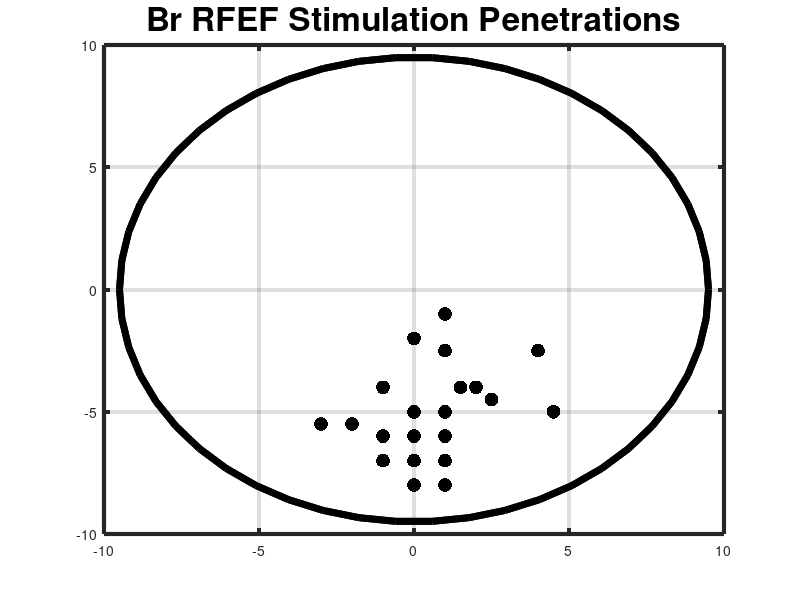

Recreate this plot in MATLAB. (Note: this script raises an error after producing the figure.)
% setup variables
dot_size = 100;
sacc_yes = 'r';
sacc_no = 'k';

hold on;

%
% bpRFEFStim2_10_15
%

% variables
bpRFEFStim2_10_15depth = -5000;
bpRFEFStim2_10_15AP = -5;
bpRFEFStim2_10_15ML = 1;

% session depth + coordinates
bpRFEFStim2_10_15top = [bpRFEFStim2_10_15ML, bpRFEFStim2_10_15AP, 0];
bpRFEFStim2_10_15bottom = [bpRFEFStim2_10_15ML, bpRFEFStim2_10_15AP, bpRFEFStim2_10_15depth];
bpRFEFStim2_10_15 = [bpRFEFStim2_10_15top;bpRFEFStim2_10_15bottom];
plot3(bpRFEFStim2_10_15(:,1),bpRFEFStim2_10_15(:,2),bpRFEFStim2_10_15(:,3), 'k', 'LineWidth', 2)


bpRFEFStim2_10_15ch17 = scatter3(bpRFEFStim2_10_15ML, bpRFEFStim2_10_15AP, bpRFEFStim2_10_15depth + 5000, dot_size, sacc_no, 'filled');
bpRFEFStim2_10_15ch16 = scatter3(bpRFEFStim2_10_15ML, bpRFEFStim2_10_15AP, bpRFEFStim2_10_15depth + 4600, dot_size, sacc_no, 'filled');
bpRFEFStim2_10_15ch15 = scatter3(bpRFEFStim2_10_15ML, bpRFEFStim2_10_15AP, bpRFEFStim2_10_15depth + 4200, dot_size, sacc_no, 'filled');
bpRFEFStim2_10_15ch14 = scatter3(bpRFEFStim2_10_15ML, bpRFEFStim2_10_15AP, bpRFEFStim2_10_15depth + 3800, dot_size, sacc_no, 'filled');
bpRFEFStim2_10_15ch13 = scatter3(bpRFEFStim2_10_15ML, bpRFEFStim2_10_15AP, bpRFEFStim2_10_15depth + 3500, dot_size, sacc_no, 'filled');
bpRFEFStim2_10_15ch12 = scatter3(bpRFEFStim2_10_15ML, bpRFEFStim2_10_15AP, bpRFEFStim2_10_15depth + 3200, dot_size, sacc_no, 'filled');
bpRFEFStim2_10_15ch11 = scatter3(bpRFEFStim2_10_15ML, bpRFEFStim2_10_15AP, bpRFEFStim2_10_15depth + 2900, dot_size, sacc_no, 'filled');
bpRFEFStim2_10_15ch10 = scatter3(bpRFEFStim2_10_15ML, bpRFEFStim2_10_15AP, bpRFEFStim2_10_15depth + 2700, dot_size, sacc_no, 'filled');
bpRFEFStim2_10_15ch09 = scatter3(bpRFEFStim2_10_15ML, bpRFEFStim2_10_15AP, bpRFEFStim2_10_15depth + 2400, dot_size, sacc_no, 'filled');
bpRFEFStim2_10_15ch08 = scatter3(bpRFEFStim2_10_15ML, bpRFEFStim2_10_15AP, bpRFEFStim2_10_15depth + 2100, dot_size, sacc_no, 'filled');
bpRFEFStim2_10_15ch07 = scatter3(bpRFEFStim2_10_15ML, bpRFEFStim2_10_15AP, bpRFEFStim2_10_15depth + 1900, dot_size, sacc_no, 'filled');
bpRFEFStim2_10_15ch06 = scatter3(bpRFEFStim2_10_15ML, bpRFEFStim2_10_15AP, bpRFEFStim2_10_15depth + 1700, dot_size, sacc_no, 'filled');
bpRFEFStim2_10_15ch05 = scatter3(bpRFEFStim2_10_15ML, bpRFEFStim2_10_15AP, bpRFEFStim2_10_15depth + 1400, dot_size, sacc_no, 'filled');
bpRFEFStim2_10_15ch04 = scatter3(bpRFEFStim2_10_15ML, bpRFEFStim2_10_15AP, bpRFEFStim2_10_15depth + 1000, dot_size, sacc_yes, 'filled');
bpRFEFStim2_10_15ch03 = scatter3(bpRFEFStim2_10_15ML, bpRFEFStim2_10_15AP, bpRFEFStim2_10_15depth +  700, dot_size, sacc_no, 'filled');
bpRFEFStim2_10_15ch02 = scatter3(bpRFEFStim2_10_15ML, bpRFEFStim2_10_15AP, bpRFEFStim2_10_15depth +  400, dot_size, sacc_no, 'filled');
bpRFEFStim2_10_15ch01 = scatter3(bpRFEFStim2_10_15ML, bpRFEFStim2_10_15AP, bpRFEFStim2_10_15depth +    0, dot_size, sacc_no, 'filled');


%
% bpRFEFStim2_10_15n02
%

% variables
bpRFEFStim2_10_15n02depth = -6100;
bpRFEFStim2_10_15n02AP = -6;
bpRFEFStim2_10_15n02ML = 0;

% session depth + coordinates
bpRFEFStim2_10_15n02top = [bpRFEFStim2_10_15n02ML, bpRFEFStim2_10_15n02AP, 0];
bpRFEFStim2_10_15n02bottom = [bpRFEFStim2_10_15n02ML, bpRFEFStim2_10_15n02AP, bpRFEFStim2_10_15n02depth];
bpRFEFStim2_10_15n02 = [bpRFEFStim2_10_15n02top;bpRFEFStim2_10_15n02bottom];
plot3(bpRFEFStim2_10_15n02(:,1),bpRFEFStim2_10_15n02(:,2),bpRFEFStim2_10_15n02(:,3), 'k', 'LineWidth', 2)


bpRFEFStim2_10_15n02ch12 = scatter3(bpRFEFStim2_10_15n02ML, bpRFEFStim2_10_15n02AP, bpRFEFStim2_10_15n02depth + 4600, dot_size, sacc_no, 'filled');
bpRFEFStim2_10_15n02ch11 = scatter3(bpRFEFStim2_10_15n02ML, bpRFEFStim2_10_15n02AP, bpRFEFStim2_10_15n02depth + 4200, dot_size, sacc_no, 'filled');
bpRFEFStim2_10_15n02ch10 = scatter3(bpRFEFStim2_10_15n02ML, bpRFEFStim2_10_15n02AP, bpRFEFStim2_10_15n02depth + 3800, dot_size, sacc_no, 'filled');
bpRFEFStim2_10_15n02ch09 = scatter3(bpRFEFStim2_10_15n02ML, bpRFEFStim2_10_15n02AP, bpRFEFStim2_10_15n02depth + 3400, dot_size, sacc_yes, 'filled');
bpRFEFStim2_10_15n02ch08 = scatter3(bpRFEFStim2_10_15n02ML, bpRFEFStim2_10_15n02AP, bpRFEFStim2_10_15n02depth + 3200, dot_size, sacc_yes, 'filled');
bpRFEFStim2_10_15n02ch07 = scatter3(bpRFEFStim2_10_15n02ML, bpRFEFStim2_10_15n02AP, bpRFEFStim2_10_15n02depth + 2900, dot_size, sacc_yes, 'filled');
bpRFEFStim2_10_15n02ch06 = scatter3(bpRFEFStim2_10_15n02ML, bpRFEFStim2_10_15n02AP, bpRFEFStim2_10_15n02depth + 2600, dot_size, sacc_yes, 'filled');
bpRFEFStim2_10_15n02ch05 = scatter3(bpRFEFStim2_10_15n02ML, bpRFEFStim2_10_15n02AP, bpRFEFStim2_10_15n02depth + 2300, dot_size, sacc_yes, 'filled');
bpRFEFStim2_10_15n02ch04 = scatter3(bpRFEFStim2_10_15n02ML, bpRFEFStim2_10_15n02AP, bpRFEFStim2_10_15n02depth + 1800, dot_size, sacc_yes, 'filled');
bpRFEFStim2_10_15n02ch03 = scatter3(bpRFEFStim2_10_15n02ML, bpRFEFStim2_10_15n02AP, bpRFEFStim2_10_15n02depth + 1000, dot_size, sacc_yes, 'filled');
bpRFEFStim2_10_15n02ch02 = scatter3(bpRFEFStim2_10_15n02ML, bpRFEFStim2_10_15n02AP, bpRFEFStim2_10_15n02depth +  600, dot_size, sacc_yes, 'filled');
bpRFEFStim2_10_15n02ch01 = scatter3(bpRFEFStim2_10_15n02ML, bpRFEFStim2_10_15n02AP, bpRFEFStim2_10_15n02depth +    0, dot_size, sacc_yes, 'filled');


%
% bpRFEFStim2_10_15n03
%

% variables
bpRFEFStim2_10_15n03depth = -3500;
bpRFEFStim2_10_15n03AP = -7;
bpRFEFStim2_10_15n03ML = 1;

% session depth + coordinates
bpRFEFStim2_10_15n03top = [bpRFEFStim2_10_15n03ML, bpRFEFStim2_10_15n03AP, 0];
bpRFEFStim2_10_15n03bottom = [bpRFEFStim2_10_15n03ML, bpRFEFStim2_10_15n03AP, bpRFEFStim2_10_15n03depth];
bpRFEFStim2_10_15n03 = [bpRFEFStim2_10_15n03top;bpRFEFStim2_10_15n03bottom];
plot3(bpRFEFStim2_10_15n03(:,1),bpRFEFStim2_10_15n03(:,2),bpRFEFStim2_10_15n03(:,3), 'k', 'LineWidth', 2)

bpRFEFStim2_10_15n03ch03 = scatter3(bpRFEFStim2_10_15n03ML, bpRFEFStim2_10_15n03AP, bpRFEFStim2_10_15n03depth + 2000, dot_size, sacc_no, 'filled');
bpRFEFStim2_10_15n03ch02 = scatter3(bpRFEFStim2_10_15n03ML, bpRFEFStim2_10_15n03AP, bpRFEFStim2_10_15n03depth + 1300, dot_size, sacc_no, 'filled');
bpRFEFStim2_10_15n03ch01 = scatter3(bpRFEFStim2_10_15n03ML, bpRFEFStim2_10_15n03AP, bpRFEFStim2_10_15n03depth +    0, dot_size, sacc_no, 'filled');

%
% bpRFEFStim2_23_15
%

% variables
bpRFEFStim2_23_15depth = -4500;
bpRFEFStim2_23_15AP = -4.5;
bpRFEFStim2_23_15ML = 2.5;

% session depth + coordinates
bpRFEFStim2_23_15top = [bpRFEFStim2_23_15ML, bpRFEFStim2_23_15AP, 0];
bpRFEFStim2_23_15bottom = [bpRFEFStim2_23_15ML, bpRFEFStim2_23_15AP, bpRFEFStim2_23_15depth];
bpRFEFStim2_23_15 = [bpRFEFStim2_23_15top;bpRFEFStim2_23_15bottom];
plot3(bpRFEFStim2_23_15(:,1),bpRFEFStim2_23_15(:,2),bpRFEFStim2_23_15(:,3), 'k', 'LineWidth', 2)


bpRFEFStim2_23_15ch07 = scatter3(bpRFEFStim2_23_15ML, bpRFEFStim2_23_15AP, bpRFEFStim2_23_15depth + 4500, dot_size, sacc_no, 'filled');
bpRFEFStim2_23_15ch06 = scatter3(bpRFEFStim2_23_15ML, bpRFEFStim2_23_15AP, bpRFEFStim2_23_15depth + 3700, dot_size, sacc_no, 'filled');
bpRFEFStim2_23_15ch05 = scatter3(bpRFEFStim2_23_15ML, bpRFEFStim2_23_15AP, bpRFEFStim2_23_15depth + 3000, dot_size, sacc_yes, 'filled');
bpRFEFStim2_23_15ch04 = scatter3(bpRFEFStim2_23_15ML, bpRFEFStim2_23_15AP, bpRFEFStim2_23_15depth + 2300, dot_size, sacc_yes, 'filled');
bpRFEFStim2_23_15ch03 = scatter3(bpRFEFStim2_23_15ML, bpRFEFStim2_23_15AP, bpRFEFStim2_23_15depth + 1500, dot_size, sacc_yes, 'filled');
bpRFEFStim2_23_15ch02 = scatter3(bpRFEFStim2_23_15ML, bpRFEFStim2_23_15AP, bpRFEFStim2_23_15depth +  500, dot_size, sacc_yes, 'filled');
bpRFEFStim2_23_15ch01 = scatter3(bpRFEFStim2_23_15ML, bpRFEFStim2_23_15AP, bpRFEFStim2_23_15depth +    0, dot_size, sacc_no, 'filled');

%
% bpRFEFStim2_24_15
%

% variables
bpRFEFStim2_24_15depth = -3500;
bpRFEFStim2_24_15AP = -2.5;
bpRFEFStim2_24_15ML = 4;

% session depth + coordinates
bpRFEFStim2_24_15top = [bpRFEFStim2_24_15ML, bpRFEFStim2_24_15AP, 0];
bpRFEFStim2_24_15bottom = [bpRFEFStim2_24_15ML, bpRFEFStim2_24_15AP, bpRFEFStim2_24_15depth];
bpRFEFStim2_24_15 = [bpRFEFStim2_24_15top;bpRFEFStim2_24_15bottom];
plot3(bpRFEFStim2_24_15(:,1),bpRFEFStim2_24_15(:,2),bpRFEFStim2_24_15(:,3), 'k', 'LineWidth', 2)

bpRFEFStim2_24_15ch07 = scatter3(bpRFEFStim2_24_15ML, bpRFEFStim2_24_15AP, bpRFEFStim2_24_15depth + 3000, dot_size, sacc_no, 'filled');
bpRFEFStim2_24_15ch06 = scatter3(bpRFEFStim2_24_15ML, bpRFEFStim2_24_15AP, bpRFEFStim2_24_15depth + 2500, dot_size, sacc_no, 'filled');
bpRFEFStim2_24_15ch05 = scatter3(bpRFEFStim2_24_15ML, bpRFEFStim2_24_15AP, bpRFEFStim2_24_15depth + 2000, dot_size, sacc_no, 'filled');
bpRFEFStim2_24_15ch04 = scatter3(bpRFEFStim2_24_15ML, bpRFEFStim2_24_15AP, bpRFEFStim2_24_15depth + 1500, dot_size, sacc_no, 'filled');
bpRFEFStim2_24_15ch03 = scatter3(bpRFEFStim2_24_15ML, bpRFEFStim2_24_15AP, bpRFEFStim2_24_15depth + 1000, dot_size, sacc_no, 'filled');
bpRFEFStim2_24_15ch02 = scatter3(bpRFEFStim2_24_15ML, bpRFEFStim2_24_15AP, bpRFEFStim2_24_15depth +  500, dot_size, sacc_no, 'filled');
bpRFEFStim2_24_15ch01 = scatter3(bpRFEFStim2_24_15ML, bpRFEFStim2_24_15AP, bpRFEFStim2_24_15depth +    0, dot_size, sacc_no, 'filled');

%
% bpRFEFStim2_24_15n02
%

% variables
bpRFEFStim2_24_15n02depth = -5300;
bpRFEFStim2_24_15n02AP = -2.5;
bpRFEFStim2_24_15n02ML = 1;

% session depth + coordinates
bpRFEFStim2_24_15n02top = [bpRFEFStim2_24_15n02ML, bpRFEFStim2_24_15n02AP, 0];
bpRFEFStim2_24_15n02bottom = [bpRFEFStim2_24_15n02ML, bpRFEFStim2_24_15n02AP, bpRFEFStim2_24_15n02depth];
bpRFEFStim2_24_15n02 = [bpRFEFStim2_24_15n02top;bpRFEFStim2_24_15n02bottom];
plot3(bpRFEFStim2_24_15n02(:,1),bpRFEFStim2_24_15n02(:,2),bpRFEFStim2_24_15n02(:,3), 'k', 'LineWidth', 2)

bpRFEFStim2_24_15n02ch10 = scatter3(bpRFEFStim2_24_15n02ML, bpRFEFStim2_24_15n02AP, bpRFEFStim2_24_15n02depth + 5000, dot_size, sacc_no, 'filled');
bpRFEFStim2_24_15n02ch09 = scatter3(bpRFEFStim2_24_15n02ML, bpRFEFStim2_24_15n02AP, bpRFEFStim2_24_15n02depth + 4500, dot_size, sacc_no, 'filled');
bpRFEFStim2_24_15n02ch08 = scatter3(bpRFEFStim2_24_15n02ML, bpRFEFStim2_24_15n02AP, bpRFEFStim2_24_15n02depth + 4000, dot_size, sacc_no, 'filled');
bpRFEFStim2_24_15n02ch07 = scatter3(bpRFEFStim2_24_15n02ML, bpRFEFStim2_24_15n02AP, bpRFEFStim2_24_15n02depth + 3000, dot_size, sacc_no, 'filled');
bpRFEFStim2_24_15n02ch06 = scatter3(bpRFEFStim2_24_15n02ML, bpRFEFStim2_24_15n02AP, bpRFEFStim2_24_15n02depth + 2500, dot_size, sacc_no, 'filled');
bpRFEFStim2_24_15n02ch05 = scatter3(bpRFEFStim2_24_15n02ML, bpRFEFStim2_24_15n02AP, bpRFEFStim2_24_15n02depth + 2000, dot_size, sacc_no, 'filled');
bpRFEFStim2_24_15n02ch04 = scatter3(bpRFEFStim2_24_15n02ML, bpRFEFStim2_24_15n02AP, bpRFEFStim2_24_15n02depth + 1500, dot_size, sacc_no, 'filled');
bpRFEFStim2_24_15n02ch03 = scatter3(bpRFEFStim2_24_15n02ML, bpRFEFStim2_24_15n02AP, bpRFEFStim2_24_15n02depth + 1000, dot_size, sacc_no, 'filled');
bpRFEFStim2_24_15n02ch02 = scatter3(bpRFEFStim2_24_15n02ML, bpRFEFStim2_24_15n02AP, bpRFEFStim2_24_15n02depth +  500, dot_size, sacc_no, 'filled');
bpRFEFStim2_24_15n02ch01 = scatter3(bpRFEFStim2_24_15n02ML, bpRFEFStim2_24_15n02AP, bpRFEFStim2_24_15n02depth +    0, dot_size, sacc_no, 'filled');

%
% bpRFEFStim2_27_15
%

% variables
bpRFEFStim2_27_15depth = -1700;
bpRFEFStim2_27_15AP = -4;
bpRFEFStim2_27_15ML = 1.5;

% session depth + coordinates
bpRFEFStim2_27_15top = [bpRFEFStim2_27_15ML, bpRFEFStim2_27_15AP, 0];
bpRFEFStim2_27_15bottom = [bpRFEFStim2_27_15ML, bpRFEFStim2_27_15AP, bpRFEFStim2_27_15depth];
bpRFEFStim2_27_15 = [bpRFEFStim2_27_15top;bpRFEFStim2_27_15bottom];
plot3(bpRFEFStim2_27_15(:,1),bpRFEFStim2_27_15(:,2),bpRFEFStim2_27_15(:,3), 'k', 'LineWidth', 2)

bpRFEFStim2_27_15ch03 = scatter3(bpRFEFStim2_27_15ML, bpRFEFStim2_27_15AP, bpRFEFStim2_27_15depth + 1000, dot_size, sacc_no, 'filled');
bpRFEFStim2_27_15ch02 = scatter3(bpRFEFStim2_27_15ML, bpRFEFStim2_27_15AP, bpRFEFStim2_27_15depth +  500, dot_size, sacc_no, 'filled');
bpRFEFStim2_27_15ch01 = scatter3(bpRFEFStim2_27_15ML, bpRFEFStim2_27_15AP, bpRFEFStim2_27_15depth +    0, dot_size, sacc_no, 'filled');


%
% bpRFEFStim4_07_15
%

% variables
bpRFEFStim4_07_15depth = -5348;
bpRFEFStim4_07_15AP = -6;
bpRFEFStim4_07_15ML = 1;

% session depth + coordinates
bpRFEFStim4_07_15top = [bpRFEFStim4_07_15ML, bpRFEFStim4_07_15AP, 0];
bpRFEFStim4_07_15bottom = [bpRFEFStim4_07_15ML, bpRFEFStim4_07_15AP, bpRFEFStim4_07_15depth];
bpRFEFStim4_07_15 = [bpRFEFStim4_07_15top;bpRFEFStim4_07_15bottom];
plot3(bpRFEFStim4_07_15(:,1),bpRFEFStim4_07_15(:,2),bpRFEFStim4_07_15(:,3), 'k', 'LineWidth', 2)

bpRFEFStim4_07_15ch06 = scatter3(bpRFEFStim4_07_15ML, bpRFEFStim4_07_15AP, bpRFEFStim4_07_15depth + 5000, dot_size, sacc_no, 'filled');
bpRFEFStim4_07_15ch05 = scatter3(bpRFEFStim4_07_15ML, bpRFEFStim4_07_15AP, bpRFEFStim4_07_15depth + 4000, dot_size, sacc_no, 'filled');
bpRFEFStim4_07_15ch04 = scatter3(bpRFEFStim4_07_15ML, bpRFEFStim4_07_15AP, bpRFEFStim4_07_15depth + 3000, dot_size, sacc_no, 'filled');
bpRFEFStim4_07_15ch03 = scatter3(bpRFEFStim4_07_15ML, bpRFEFStim4_07_15AP, bpRFEFStim4_07_15depth + 2000, dot_size, sacc_no, 'filled');
bpRFEFStim4_07_15ch02 = scatter3(bpRFEFStim4_07_15ML, bpRFEFStim4_07_15AP, bpRFEFStim4_07_15depth + 1000, dot_size, sacc_no, 'filled');
bpRFEFStim4_07_15ch01 = scatter3(bpRFEFStim4_07_15ML, bpRFEFStim4_07_15AP, bpRFEFStim4_07_15depth +    0, dot_size, sacc_no, 'filled');


%
% bpRFEFStim4_09_15
%

% variables
bpRFEFStim4_09_15depth = -5600;
bpRFEFStim4_09_15AP = -6;
bpRFEFStim4_09_15ML = -1;

% session depth + coordinates
bpRFEFStim4_09_15top = [bpRFEFStim4_09_15ML, bpRFEFStim4_09_15AP, 0];
bpRFEFStim4_09_15bottom = [bpRFEFStim4_09_15ML, bpRFEFStim4_09_15AP, bpRFEFStim4_09_15depth];
bpRFEFStim4_09_15 = [bpRFEFStim4_09_15top;bpRFEFStim4_09_15bottom];
plot3(bpRFEFStim4_09_15(:,1),bpRFEFStim4_09_15(:,2),bpRFEFStim4_09_15(:,3), 'k', 'LineWidth', 2)


bpRFEFStim4_09_15ch09 = scatter3(bpRFEFStim4_09_15ML, bpRFEFStim4_09_15AP, bpRFEFStim4_09_15depth + 4900, dot_size, sacc_no, 'filled');
bpRFEFStim4_09_15ch08 = scatter3(bpRFEFStim4_09_15ML, bpRFEFStim4_09_15AP, bpRFEFStim4_09_15depth + 4200, dot_size, sacc_yes, 'filled');
bpRFEFStim4_09_15ch07 = scatter3(bpRFEFStim4_09_15ML, bpRFEFStim4_09_15AP, bpRFEFStim4_09_15depth + 3600, dot_size, sacc_yes, 'filled');
bpRFEFStim4_09_15ch06 = scatter3(bpRFEFStim4_09_15ML, bpRFEFStim4_09_15AP, bpRFEFStim4_09_15depth + 1900, dot_size, sacc_no, 'filled');
bpRFEFStim4_09_15ch05 = scatter3(bpRFEFStim4_09_15ML, bpRFEFStim4_09_15AP, bpRFEFStim4_09_15depth + 1600, dot_size, sacc_no, 'filled');
bpRFEFStim4_09_15ch04 = scatter3(bpRFEFStim4_09_15ML, bpRFEFStim4_09_15AP, bpRFEFStim4_09_15depth + 1200, dot_size, sacc_no, 'filled');
bpRFEFStim4_09_15ch03 = scatter3(bpRFEFStim4_09_15ML, bpRFEFStim4_09_15AP, bpRFEFStim4_09_15depth +  800, dot_size, sacc_yes, 'filled');
bpRFEFStim4_09_15ch02 = scatter3(bpRFEFStim4_09_15ML, bpRFEFStim4_09_15AP, bpRFEFStim4_09_15depth +  300, dot_size, sacc_no, 'filled');
bpRFEFStim4_09_15ch01 = scatter3(bpRFEFStim4_09_15ML, bpRFEFStim4_09_15AP, bpRFEFStim4_09_15depth +    0, dot_size, sacc_no, 'filled');

%
% bpRFEFStim4_10_15
%

% variables
bpRFEFStim4_10_15depth = -7085;
bpRFEFStim4_10_15AP = -4;
bpRFEFStim4_10_15ML = -1;

% session depth + coordinates
bpRFEFStim4_10_15top = [bpRFEFStim4_10_15ML, bpRFEFStim4_10_15AP, 0];
bpRFEFStim4_10_15bottom = [bpRFEFStim4_10_15ML, bpRFEFStim4_10_15AP, bpRFEFStim4_10_15depth];
bpRFEFStim4_10_15 = [bpRFEFStim4_10_15top;bpRFEFStim4_10_15bottom];
plot3(bpRFEFStim4_10_15(:,1),bpRFEFStim4_10_15(:,2),bpRFEFStim4_10_15(:,3), 'k', 'LineWidth', 2)

bpRFEFStim4_10_15ch10 = scatter3(bpRFEFStim4_10_15ML, bpRFEFStim4_10_15AP, bpRFEFStim4_10_15depth + 4500, dot_size, sacc_no, 'filled');
bpRFEFStim4_10_15ch09 = scatter3(bpRFEFStim4_10_15ML, bpRFEFStim4_10_15AP, bpRFEFStim4_10_15depth + 4000, dot_size, sacc_no, 'filled');
bpRFEFStim4_10_15ch08 = scatter3(bpRFEFStim4_10_15ML, bpRFEFStim4_10_15AP, bpRFEFStim4_10_15depth + 3500, dot_size, sacc_no, 'filled');
bpRFEFStim4_10_15ch07 = scatter3(bpRFEFStim4_10_15ML, bpRFEFStim4_10_15AP, bpRFEFStim4_10_15depth + 3000, dot_size, sacc_no, 'filled');
bpRFEFStim4_10_15ch06 = scatter3(bpRFEFStim4_10_15ML, bpRFEFStim4_10_15AP, bpRFEFStim4_10_15depth + 2500, dot_size, sacc_no, 'filled');
bpRFEFStim4_10_15ch05 = scatter3(bpRFEFStim4_10_15ML, bpRFEFStim4_10_15AP, bpRFEFStim4_10_15depth + 2000, dot_size, sacc_no, 'filled');
bpRFEFStim4_10_15ch04 = scatter3(bpRFEFStim4_10_15ML, bpRFEFStim4_10_15AP, bpRFEFStim4_10_15depth + 1500, dot_size, sacc_no, 'filled');
bpRFEFStim4_10_15ch03 = scatter3(bpRFEFStim4_10_15ML, bpRFEFStim4_10_15AP, bpRFEFStim4_10_15depth + 1000, dot_size, sacc_no, 'filled');
bpRFEFStim4_10_15ch02 = scatter3(bpRFEFStim4_10_15ML, bpRFEFStim4_10_15AP, bpRFEFStim4_10_15depth +  500, dot_size, sacc_no, 'filled');
bpRFEFStim4_10_15ch01 = scatter3(bpRFEFStim4_10_15ML, bpRFEFStim4_10_15AP, bpRFEFStim4_10_15depth +    0, dot_size, sacc_no, 'filled');


%
% bpRFEFStim4_10_15n02
%

% variables
bpRFEFStim4_10_15n02depth = -8834;
bpRFEFStim4_10_15n02AP = -8;
bpRFEFStim4_10_15n02ML = 1;

% session depth + coordinates
bpRFEFStim4_10_15n02top = [bpRFEFStim4_10_15n02ML, bpRFEFStim4_10_15n02AP, 0];
bpRFEFStim4_10_15n02bottom = [bpRFEFStim4_10_15n02ML, bpRFEFStim4_10_15n02AP, bpRFEFStim4_10_15n02depth];
bpRFEFStim4_10_15n02 = [bpRFEFStim4_10_15n02top;bpRFEFStim4_10_15n02bottom];
plot3(bpRFEFStim4_10_15n02(:,1),bpRFEFStim4_10_15n02(:,2),bpRFEFStim4_10_15n02(:,3), 'k', 'LineWidth', 2)

bpRFEFStim4_10_15n02ch13 = scatter3(bpRFEFStim4_10_15n02ML, bpRFEFStim4_10_15n02AP, bpRFEFStim4_10_15n02depth + 8000, dot_size, sacc_no, 'filled');
bpRFEFStim4_10_15n02ch12 = scatter3(bpRFEFStim4_10_15n02ML, bpRFEFStim4_10_15n02AP, bpRFEFStim4_10_15n02depth + 7000, dot_size, sacc_no, 'filled');
bpRFEFStim4_10_15n02ch11 = scatter3(bpRFEFStim4_10_15n02ML, bpRFEFStim4_10_15n02AP, bpRFEFStim4_10_15n02depth + 6000, dot_size, sacc_no, 'filled');
bpRFEFStim4_10_15n02ch10 = scatter3(bpRFEFStim4_10_15n02ML, bpRFEFStim4_10_15n02AP, bpRFEFStim4_10_15n02depth + 5500, dot_size, sacc_no, 'filled');
bpRFEFStim4_10_15n02ch09 = scatter3(bpRFEFStim4_10_15n02ML, bpRFEFStim4_10_15n02AP, bpRFEFStim4_10_15n02depth + 5000, dot_size, sacc_no, 'filled');
bpRFEFStim4_10_15n02ch08 = scatter3(bpRFEFStim4_10_15n02ML, bpRFEFStim4_10_15n02AP, bpRFEFStim4_10_15n02depth + 4500, dot_size, sacc_yes, 'filled');
bpRFEFStim4_10_15n02ch07 = scatter3(bpRFEFStim4_10_15n02ML, bpRFEFStim4_10_15n02AP, bpRFEFStim4_10_15n02depth + 4000, dot_size, sacc_no, 'filled');
bpRFEFStim4_10_15n02ch06 = scatter3(bpRFEFStim4_10_15n02ML, bpRFEFStim4_10_15n02AP, bpRFEFStim4_10_15n02depth + 3500, dot_size, sacc_no, 'filled');
bpRFEFStim4_10_15n02ch05 = scatter3(bpRFEFStim4_10_15n02ML, bpRFEFStim4_10_15n02AP, bpRFEFStim4_10_15n02depth + 3000, dot_size, sacc_no, 'filled');
bpRFEFStim4_10_15n02ch04 = scatter3(bpRFEFStim4_10_15n02ML, bpRFEFStim4_10_15n02AP, bpRFEFStim4_10_15n02depth + 2500, dot_size, sacc_yes, 'filled');
bpRFEFStim4_10_15n02ch03 = scatter3(bpRFEFStim4_10_15n02ML, bpRFEFStim4_10_15n02AP, bpRFEFStim4_10_15n02depth + 1500, dot_size, sacc_yes, 'filled');
bpRFEFStim4_10_15n02ch02 = scatter3(bpRFEFStim4_10_15n02ML, bpRFEFStim4_10_15n02AP, bpRFEFStim4_10_15n02depth + 1000, dot_size, sacc_no, 'filled');
bpRFEFStim4_10_15n02ch01 = scatter3(bpRFEFStim4_10_15n02ML, bpRFEFStim4_10_15n02AP, bpRFEFStim4_10_15n02depth +    0, dot_size, sacc_no, 'filled');


%
% bpRFEFStim4_10_15n03
%

% variables
bpRFEFStim4_10_15n03depth = -7100;
bpRFEFStim4_10_15n03AP = -5;
bpRFEFStim4_10_15n03ML = 4.5;

% session depth + coordinates
bpRFEFStim4_10_15n03top = [bpRFEFStim4_10_15n03ML, bpRFEFStim4_10_15n03AP, 0];
bpRFEFStim4_10_15n03bottom = [bpRFEFStim4_10_15n03ML, bpRFEFStim4_10_15n03AP, bpRFEFStim4_10_15n03depth];
bpRFEFStim4_10_15n03 = [bpRFEFStim4_10_15n03top;bpRFEFStim4_10_15n03bottom];
plot3(bpRFEFStim4_10_15n03(:,1),bpRFEFStim4_10_15n03(:,2),bpRFEFStim4_10_15n03(:,3), 'k', 'LineWidth', 2)


bpRFEFStim4_10_15n03ch14 = scatter3(bpRFEFStim4_10_15n03ML, bpRFEFStim4_10_15n03AP, bpRFEFStim4_10_15n03depth + 7000, dot_size, sacc_no, 'filled');
bpRFEFStim4_10_15n03ch13 = scatter3(bpRFEFStim4_10_15n03ML, bpRFEFStim4_10_15n03AP, bpRFEFStim4_10_15n03depth + 6000, dot_size, sacc_no, 'filled');
bpRFEFStim4_10_15n03ch12 = scatter3(bpRFEFStim4_10_15n03ML, bpRFEFStim4_10_15n03AP, bpRFEFStim4_10_15n03depth + 5500, dot_size, sacc_no, 'filled');
bpRFEFStim4_10_15n03ch11 = scatter3(bpRFEFStim4_10_15n03ML, bpRFEFStim4_10_15n03AP, bpRFEFStim4_10_15n03depth + 5000, dot_size, sacc_no, 'filled');
bpRFEFStim4_10_15n03ch10 = scatter3(bpRFEFStim4_10_15n03ML, bpRFEFStim4_10_15n03AP, bpRFEFStim4_10_15n03depth + 4500, dot_size, sacc_no, 'filled');
bpRFEFStim4_10_15n03ch09 = scatter3(bpRFEFStim4_10_15n03ML, bpRFEFStim4_10_15n03AP, bpRFEFStim4_10_15n03depth + 4000, dot_size, sacc_no, 'filled');
bpRFEFStim4_10_15n03ch08 = scatter3(bpRFEFStim4_10_15n03ML, bpRFEFStim4_10_15n03AP, bpRFEFStim4_10_15n03depth + 3500, dot_size, sacc_no, 'filled');
bpRFEFStim4_10_15n03ch07 = scatter3(bpRFEFStim4_10_15n03ML, bpRFEFStim4_10_15n03AP, bpRFEFStim4_10_15n03depth + 3000, dot_size, sacc_no, 'filled');
bpRFEFStim4_10_15n03ch06 = scatter3(bpRFEFStim4_10_15n03ML, bpRFEFStim4_10_15n03AP, bpRFEFStim4_10_15n03depth + 2500, dot_size, sacc_no, 'filled');
bpRFEFStim4_10_15n03ch05 = scatter3(bpRFEFStim4_10_15n03ML, bpRFEFStim4_10_15n03AP, bpRFEFStim4_10_15n03depth + 2000, dot_size, sacc_no, 'filled');
bpRFEFStim4_10_15n03ch04 = scatter3(bpRFEFStim4_10_15n03ML, bpRFEFStim4_10_15n03AP, bpRFEFStim4_10_15n03depth + 1500, dot_size, sacc_no, 'filled');
bpRFEFStim4_10_15n03ch03 = scatter3(bpRFEFStim4_10_15n03ML, bpRFEFStim4_10_15n03AP, bpRFEFStim4_10_15n03depth + 1000, dot_size, sacc_no, 'filled');
bpRFEFStim4_10_15n03ch02 = scatter3(bpRFEFStim4_10_15n03ML, bpRFEFStim4_10_15n03AP, bpRFEFStim4_10_15n03depth +  500, dot_size, sacc_no, 'filled');
bpRFEFStim4_10_15n03ch01 = scatter3(bpRFEFStim4_10_15n03ML, bpRFEFStim4_10_15n03AP, bpRFEFStim4_10_15n03depth +    0, dot_size, sacc_no, 'filled');

%
% bpRFEFStim4_13_15
%

% variables
bpRFEFStim4_13_15depth = -8100;
bpRFEFStim4_13_15AP = -7;
bpRFEFStim4_13_15ML = -1;

% session depth + coordinates
bpRFEFStim4_13_15top = [bpRFEFStim4_13_15ML, bpRFEFStim4_13_15AP, 0];
bpRFEFStim4_13_15bottom = [bpRFEFStim4_13_15ML, bpRFEFStim4_13_15AP, bpRFEFStim4_13_15depth];
bpRFEFStim4_13_15 = [bpRFEFStim4_13_15top;bpRFEFStim4_13_15bottom];
plot3(bpRFEFStim4_13_15(:,1),bpRFEFStim4_13_15(:,2),bpRFEFStim4_13_15(:,3), 'k', 'LineWidth', 2)

bpRFEFStim4_13_15ch06 = scatter3(bpRFEFStim4_13_15ML, bpRFEFStim4_13_15AP, bpRFEFStim4_13_15depth + 8000, dot_size, sacc_no, 'filled');
bpRFEFStim4_13_15ch05 = scatter3(bpRFEFStim4_13_15ML, bpRFEFStim4_13_15AP, bpRFEFStim4_13_15depth + 7500, dot_size, sacc_no, 'filled');
bpRFEFStim4_13_15ch04 = scatter3(bpRFEFStim4_13_15ML, bpRFEFStim4_13_15AP, bpRFEFStim4_13_15depth +  7000, dot_size, sacc_no, 'filled');
bpRFEFStim4_13_15ch03 = scatter3(bpRFEFStim4_13_15ML, bpRFEFStim4_13_15AP, bpRFEFStim4_13_15depth +  6500, dot_size, sacc_no, 'filled');
bpRFEFStim4_13_15ch02 = scatter3(bpRFEFStim4_13_15ML, bpRFEFStim4_13_15AP, bpRFEFStim4_13_15depth +  6000, dot_size, sacc_no, 'filled');
bpRFEFStim4_13_15ch01 = scatter3(bpRFEFStim4_13_15ML, bpRFEFStim4_13_15AP, bpRFEFStim4_13_15depth + 5500, dot_size, sacc_no, 'filled');
bpRFEFStim4_13_15ch10 = scatter3(bpRFEFStim4_13_15ML, bpRFEFStim4_13_15AP, bpRFEFStim4_13_15depth + 5000, dot_size, sacc_no, 'filled');
bpRFEFStim4_13_15ch09 = scatter3(bpRFEFStim4_13_15ML, bpRFEFStim4_13_15AP, bpRFEFStim4_13_15depth + 4500, dot_size, sacc_no, 'filled');
bpRFEFStim4_13_15ch08 = scatter3(bpRFEFStim4_13_15ML, bpRFEFStim4_13_15AP, bpRFEFStim4_13_15depth + 4000, dot_size, sacc_no, 'filled');
bpRFEFStim4_13_15ch07 = scatter3(bpRFEFStim4_13_15ML, bpRFEFStim4_13_15AP, bpRFEFStim4_13_15depth + 3500, dot_size, sacc_no, 'filled');
bpRFEFStim4_13_15ch06 = scatter3(bpRFEFStim4_13_15ML, bpRFEFStim4_13_15AP, bpRFEFStim4_13_15depth + 3000, dot_size, sacc_no, 'filled');
bpRFEFStim4_13_15ch05 = scatter3(bpRFEFStim4_13_15ML, bpRFEFStim4_13_15AP, bpRFEFStim4_13_15depth + 2500, dot_size, sacc_no, 'filled');
bpRFEFStim4_13_15ch04 = scatter3(bpRFEFStim4_13_15ML, bpRFEFStim4_13_15AP, bpRFEFStim4_13_15depth +  2000, dot_size, sacc_no, 'filled');
bpRFEFStim4_13_15ch03 = scatter3(bpRFEFStim4_13_15ML, bpRFEFStim4_13_15AP, bpRFEFStim4_13_15depth +  1500, dot_size, sacc_no, 'filled');
bpRFEFStim4_13_15ch02 = scatter3(bpRFEFStim4_13_15ML, bpRFEFStim4_13_15AP, bpRFEFStim4_13_15depth +  500, dot_size, sacc_no, 'filled');
bpRFEFStim4_13_15ch01 = scatter3(bpRFEFStim4_13_15ML, bpRFEFStim4_13_15AP, bpRFEFStim4_13_15depth +    0, dot_size, sacc_no, 'filled');

%
% bpRFEFStim4_13_15n02
%

% variables
bpRFEFStim4_13_15n02depth = -11000;
bpRFEFStim4_13_15n02AP = -1;
bpRFEFStim4_13_15n02ML = 1;

% session depth + coordinates
bpRFEFStim4_13_15n02top = [bpRFEFStim4_13_15n02ML, bpRFEFStim4_13_15n02AP, 0];
bpRFEFStim4_13_15n02bottom = [bpRFEFStim4_13_15n02ML, bpRFEFStim4_13_15n02AP, bpRFEFStim4_13_15n02depth];
bpRFEFStim4_13_15n02 = [bpRFEFStim4_13_15n02top;bpRFEFStim4_13_15n02bottom];
plot3(bpRFEFStim4_13_15n02(:,1),bpRFEFStim4_13_15n02(:,2),bpRFEFStim4_13_15n02(:,3), 'k', 'LineWidth', 2)

bpRFEFStim4_13_15n02ch10 = scatter3(bpRFEFStim4_13_15n02ML, bpRFEFStim4_13_15n02AP, bpRFEFStim4_13_15n02depth + 9000, dot_size, sacc_no, 'filled');
bpRFEFStim4_13_15n02ch09 = scatter3(bpRFEFStim4_13_15n02ML, bpRFEFStim4_13_15n02AP, bpRFEFStim4_13_15n02depth + 8000, dot_size, sacc_no, 'filled');
bpRFEFStim4_13_15n02ch08 = scatter3(bpRFEFStim4_13_15n02ML, bpRFEFStim4_13_15n02AP, bpRFEFStim4_13_15n02depth + 7000, dot_size, sacc_no, 'filled');
bpRFEFStim4_13_15n02ch07 = scatter3(bpRFEFStim4_13_15n02ML, bpRFEFStim4_13_15n02AP, bpRFEFStim4_13_15n02depth + 6000, dot_size, sacc_no, 'filled');
bpRFEFStim4_13_15n02ch06 = scatter3(bpRFEFStim4_13_15n02ML, bpRFEFStim4_13_15n02AP, bpRFEFStim4_13_15n02depth + 5000, dot_size, sacc_no, 'filled');
bpRFEFStim4_13_15n02ch05 = scatter3(bpRFEFStim4_13_15n02ML, bpRFEFStim4_13_15n02AP, bpRFEFStim4_13_15n02depth + 4000, dot_size, sacc_no, 'filled');
bpRFEFStim4_13_15n02ch04 = scatter3(bpRFEFStim4_13_15n02ML, bpRFEFStim4_13_15n02AP, bpRFEFStim4_13_15n02depth +  3000, dot_size, sacc_no, 'filled');
bpRFEFStim4_13_15n02ch03 = scatter3(bpRFEFStim4_13_15n02ML, bpRFEFStim4_13_15n02AP, bpRFEFStim4_13_15n02depth +  2000, dot_size, sacc_no, 'filled');
bpRFEFStim4_13_15n02ch02 = scatter3(bpRFEFStim4_13_15n02ML, bpRFEFStim4_13_15n02AP, bpRFEFStim4_13_15n02depth +  1000, dot_size, sacc_no, 'filled');
bpRFEFStim4_13_15n02ch01 = scatter3(bpRFEFStim4_13_15n02ML, bpRFEFStim4_13_15n02AP, bpRFEFStim4_13_15n02depth +    0, dot_size, sacc_no, 'filled');

%
% bpRFEFStim4_13_15n03
%

% variables
bpRFEFStim4_13_15n03depth = -8884;
bpRFEFStim4_13_15n03AP = -4;
bpRFEFStim4_13_15n03ML = 2;

% session depth + coordinates
bpRFEFStim4_13_15n03top = [bpRFEFStim4_13_15n03ML, bpRFEFStim4_13_15n03AP, 0];
bpRFEFStim4_13_15n03bottom = [bpRFEFStim4_13_15n03ML, bpRFEFStim4_13_15n03AP, bpRFEFStim4_13_15n03depth];
bpRFEFStim4_13_15n03 = [bpRFEFStim4_13_15n03top;bpRFEFStim4_13_15n03bottom];
plot3(bpRFEFStim4_13_15n03(:,1),bpRFEFStim4_13_15n03(:,2),bpRFEFStim4_13_15n03(:,3), 'k', 'LineWidth', 2)

bpRFEFStim4_13_15n03ch10 = scatter3(bpRFEFStim4_13_15n03ML, bpRFEFStim4_13_15n03AP, bpRFEFStim4_13_15n03depth + 8884, dot_size, sacc_no, 'filled');
bpRFEFStim4_13_15n03ch09 = scatter3(bpRFEFStim4_13_15n03ML, bpRFEFStim4_13_15n03AP, bpRFEFStim4_13_15n03depth + 8000, dot_size, sacc_no, 'filled');
bpRFEFStim4_13_15n03ch08 = scatter3(bpRFEFStim4_13_15n03ML, bpRFEFStim4_13_15n03AP, bpRFEFStim4_13_15n03depth + 7000, dot_size, sacc_no, 'filled');
bpRFEFStim4_13_15n03ch07 = scatter3(bpRFEFStim4_13_15n03ML, bpRFEFStim4_13_15n03AP, bpRFEFStim4_13_15n03depth + 6000, dot_size, sacc_no, 'filled');
bpRFEFStim4_13_15n03ch06 = scatter3(bpRFEFStim4_13_15n03ML, bpRFEFStim4_13_15n03AP, bpRFEFStim4_13_15n03depth + 5000, dot_size, sacc_no, 'filled');
bpRFEFStim4_13_15n03ch05 = scatter3(bpRFEFStim4_13_15n03ML, bpRFEFStim4_13_15n03AP, bpRFEFStim4_13_15n03depth + 4000, dot_size, sacc_no, 'filled');
bpRFEFStim4_13_15n03ch04 = scatter3(bpRFEFStim4_13_15n03ML, bpRFEFStim4_13_15n03AP, bpRFEFStim4_13_15n03depth +  3000, dot_size, sacc_no, 'filled');
bpRFEFStim4_13_15n03ch03 = scatter3(bpRFEFStim4_13_15n03ML, bpRFEFStim4_13_15n03AP, bpRFEFStim4_13_15n03depth +  2000, dot_size, sacc_no, 'filled');
bpRFEFStim4_13_15n03ch02 = scatter3(bpRFEFStim4_13_15n03ML, bpRFEFStim4_13_15n03AP, bpRFEFStim4_13_15n03depth +  1000, dot_size, sacc_no, 'filled');
bpRFEFStim4_13_15n03ch01 = scatter3(bpRFEFStim4_13_15n03ML, bpRFEFStim4_13_15n03AP, bpRFEFStim4_13_15n03depth +    0, dot_size, sacc_no, 'filled');

%
% bpRFEFStim4_13_15n04
%

% variables
bpRFEFStim4_13_15n04depth = -8617;
bpRFEFStim4_13_15n04AP = -5.5;
bpRFEFStim4_13_15n04ML = -3;

% session depth + coordinates
bpRFEFStim4_13_15n04top = [bpRFEFStim4_13_15n04ML, bpRFEFStim4_13_15n04AP, 0];
bpRFEFStim4_13_15n04bottom = [bpRFEFStim4_13_15n04ML, bpRFEFStim4_13_15n04AP, bpRFEFStim4_13_15n04depth];
bpRFEFStim4_13_15n04 = [bpRFEFStim4_13_15n04top;bpRFEFStim4_13_15n04bottom];
plot3(bpRFEFStim4_13_15n04(:,1),bpRFEFStim4_13_15n04(:,2),bpRFEFStim4_13_15n04(:,3), 'k', 'LineWidth', 2)


bpRFEFStim4_13_15n04ch24 = scatter3(bpRFEFStim4_13_15n04ML, bpRFEFStim4_13_15n04AP, bpRFEFStim4_13_15n04depth + 6800, dot_size, sacc_yes, 'filled');
bpRFEFStim4_13_15n04ch23 = scatter3(bpRFEFStim4_13_15n04ML, bpRFEFStim4_13_15n04AP, bpRFEFStim4_13_15n04depth + 6500, dot_size, sacc_no, 'filled');
bpRFEFStim4_13_15n04ch22 = scatter3(bpRFEFStim4_13_15n04ML, bpRFEFStim4_13_15n04AP, bpRFEFStim4_13_15n04depth + 6200, dot_size, sacc_yes, 'filled');
bpRFEFStim4_13_15n04ch21 = scatter3(bpRFEFStim4_13_15n04ML, bpRFEFStim4_13_15n04AP, bpRFEFStim4_13_15n04depth + 5900, dot_size, sacc_yes, 'filled');
bpRFEFStim4_13_15n04ch20 = scatter3(bpRFEFStim4_13_15n04ML, bpRFEFStim4_13_15n04AP, bpRFEFStim4_13_15n04depth + 5600, dot_size, sacc_yes, 'filled');
bpRFEFStim4_13_15n04ch19 = scatter3(bpRFEFStim4_13_15n04ML, bpRFEFStim4_13_15n04AP, bpRFEFStim4_13_15n04depth + 5200, dot_size, sacc_yes, 'filled');
bpRFEFStim4_13_15n04ch18 = scatter3(bpRFEFStim4_13_15n04ML, bpRFEFStim4_13_15n04AP, bpRFEFStim4_13_15n04depth + 5000, dot_size, sacc_yes, 'filled');
bpRFEFStim4_13_15n04ch17 = scatter3(bpRFEFStim4_13_15n04ML, bpRFEFStim4_13_15n04AP, bpRFEFStim4_13_15n04depth + 4800, dot_size, sacc_yes, 'filled');
bpRFEFStim4_13_15n04ch16 = scatter3(bpRFEFStim4_13_15n04ML, bpRFEFStim4_13_15n04AP, bpRFEFStim4_13_15n04depth + 4500, dot_size, sacc_yes, 'filled');
bpRFEFStim4_13_15n04ch15 = scatter3(bpRFEFStim4_13_15n04ML, bpRFEFStim4_13_15n04AP, bpRFEFStim4_13_15n04depth + 4400, dot_size, sacc_yes, 'filled');
bpRFEFStim4_13_15n04ch14 = scatter3(bpRFEFStim4_13_15n04ML, bpRFEFStim4_13_15n04AP, bpRFEFStim4_13_15n04depth + 4100, dot_size, sacc_yes, 'filled');
bpRFEFStim4_13_15n04ch13 = scatter3(bpRFEFStim4_13_15n04ML, bpRFEFStim4_13_15n04AP, bpRFEFStim4_13_15n04depth + 3900, dot_size, sacc_yes, 'filled');
bpRFEFStim4_13_15n04ch12 = scatter3(bpRFEFStim4_13_15n04ML, bpRFEFStim4_13_15n04AP, bpRFEFStim4_13_15n04depth + 3700, dot_size, sacc_yes, 'filled');
bpRFEFStim4_13_15n04ch11 = scatter3(bpRFEFStim4_13_15n04ML, bpRFEFStim4_13_15n04AP, bpRFEFStim4_13_15n04depth + 3500, dot_size, sacc_yes, 'filled');
bpRFEFStim4_13_15n04ch10 = scatter3(bpRFEFStim4_13_15n04ML, bpRFEFStim4_13_15n04AP, bpRFEFStim4_13_15n04depth + 3200, dot_size, sacc_yes, 'filled');
bpRFEFStim4_13_15n04ch09 = scatter3(bpRFEFStim4_13_15n04ML, bpRFEFStim4_13_15n04AP, bpRFEFStim4_13_15n04depth + 3000, dot_size, sacc_yes, 'filled');
bpRFEFStim4_13_15n04ch08 = scatter3(bpRFEFStim4_13_15n04ML, bpRFEFStim4_13_15n04AP, bpRFEFStim4_13_15n04depth + 2700, dot_size, sacc_yes, 'filled');
bpRFEFStim4_13_15n04ch07 = scatter3(bpRFEFStim4_13_15n04ML, bpRFEFStim4_13_15n04AP, bpRFEFStim4_13_15n04depth + 2500, dot_size, sacc_yes, 'filled');
bpRFEFStim4_13_15n04ch06 = scatter3(bpRFEFStim4_13_15n04ML, bpRFEFStim4_13_15n04AP, bpRFEFStim4_13_15n04depth + 2200, dot_size, sacc_yes, 'filled');
bpRFEFStim4_13_15n04ch05 = scatter3(bpRFEFStim4_13_15n04ML, bpRFEFStim4_13_15n04AP, bpRFEFStim4_13_15n04depth + 2000, dot_size, sacc_yes, 'filled');
bpRFEFStim4_13_15n04ch04 = scatter3(bpRFEFStim4_13_15n04ML, bpRFEFStim4_13_15n04AP, bpRFEFStim4_13_15n04depth + 1500, dot_size, sacc_no, 'filled');
bpRFEFStim4_13_15n04ch03 = scatter3(bpRFEFStim4_13_15n04ML, bpRFEFStim4_13_15n04AP, bpRFEFStim4_13_15n04depth + 1000, dot_size, sacc_no, 'filled');
bpRFEFStim4_13_15n04ch02 = scatter3(bpRFEFStim4_13_15n04ML, bpRFEFStim4_13_15n04AP, bpRFEFStim4_13_15n04depth +  500, dot_size, sacc_no, 'filled');
bpRFEFStim4_13_15n04ch01 = scatter3(bpRFEFStim4_13_15n04ML, bpRFEFStim4_13_15n04AP, bpRFEFStim4_13_15n04depth +    0, dot_size, sacc_no, 'filled');

%
% bpRFEFStim4_17_15
%

% variables
bpRFEFStim4_17_15depth = -12400;
bpRFEFStim4_17_15AP = -6;
bpRFEFStim4_17_15ML = -1;

% session depth + coordinates
bpRFEFStim4_17_15top = [bpRFEFStim4_17_15ML, bpRFEFStim4_17_15AP, 0];
bpRFEFStim4_17_15bottom = [bpRFEFStim4_17_15ML, bpRFEFStim4_17_15AP, bpRFEFStim4_17_15depth];
bpRFEFStim4_17_15 = [bpRFEFStim4_17_15top;bpRFEFStim4_17_15bottom];
plot3(bpRFEFStim4_17_15(:,1),bpRFEFStim4_17_15(:,2),bpRFEFStim4_17_15(:,3), 'k', 'LineWidth', 2)

bpRFEFStim4_17_15ch17 = scatter3(bpRFEFStim4_17_15ML, bpRFEFStim4_17_15AP, bpRFEFStim4_17_15depth + 11400, dot_size, sacc_yes, 'filled');
bpRFEFStim4_17_15ch16 = scatter3(bpRFEFStim4_17_15ML, bpRFEFStim4_17_15AP, bpRFEFStim4_17_15depth + 10700, dot_size, sacc_yes, 'filled');
bpRFEFStim4_17_15ch15 = scatter3(bpRFEFStim4_17_15ML, bpRFEFStim4_17_15AP, bpRFEFStim4_17_15depth + 10100, dot_size, sacc_yes, 'filled');
bpRFEFStim4_17_15ch14 = scatter3(bpRFEFStim4_17_15ML, bpRFEFStim4_17_15AP, bpRFEFStim4_17_15depth +  10000, dot_size, sacc_yes, 'filled');
bpRFEFStim4_17_15ch13 = scatter3(bpRFEFStim4_17_15ML, bpRFEFStim4_17_15AP, bpRFEFStim4_17_15depth +  9000, dot_size, sacc_yes, 'filled');
bpRFEFStim4_17_15ch12 = scatter3(bpRFEFStim4_17_15ML, bpRFEFStim4_17_15AP, bpRFEFStim4_17_15depth +  8000, dot_size, sacc_no, 'filled');
bpRFEFStim4_17_15ch11 = scatter3(bpRFEFStim4_17_15ML, bpRFEFStim4_17_15AP, bpRFEFStim4_17_15depth + 7000, dot_size, sacc_no, 'filled');
bpRFEFStim4_17_15ch10 = scatter3(bpRFEFStim4_17_15ML, bpRFEFStim4_17_15AP, bpRFEFStim4_17_15depth + 6700, dot_size, sacc_no, 'filled');
bpRFEFStim4_17_15ch09 = scatter3(bpRFEFStim4_17_15ML, bpRFEFStim4_17_15AP, bpRFEFStim4_17_15depth + 6500, dot_size, sacc_no, 'filled');
bpRFEFStim4_17_15ch08 = scatter3(bpRFEFStim4_17_15ML, bpRFEFStim4_17_15AP, bpRFEFStim4_17_15depth + 6300, dot_size, sacc_yes, 'filled');
bpRFEFStim4_17_15ch07 = scatter3(bpRFEFStim4_17_15ML, bpRFEFStim4_17_15AP, bpRFEFStim4_17_15depth + 6000, dot_size, sacc_yes, 'filled');
bpRFEFStim4_17_15ch06 = scatter3(bpRFEFStim4_17_15ML, bpRFEFStim4_17_15AP, bpRFEFStim4_17_15depth + 5000, dot_size, sacc_no, 'filled');
bpRFEFStim4_17_15ch05 = scatter3(bpRFEFStim4_17_15ML, bpRFEFStim4_17_15AP, bpRFEFStim4_17_15depth + 4000, dot_size, sacc_no, 'filled');
bpRFEFStim4_17_15ch04 = scatter3(bpRFEFStim4_17_15ML, bpRFEFStim4_17_15AP, bpRFEFStim4_17_15depth +  3000, dot_size, sacc_no, 'filled');
bpRFEFStim4_17_15ch03 = scatter3(bpRFEFStim4_17_15ML, bpRFEFStim4_17_15AP, bpRFEFStim4_17_15depth +  2000, dot_size, sacc_no, 'filled');
bpRFEFStim4_17_15ch02 = scatter3(bpRFEFStim4_17_15ML, bpRFEFStim4_17_15AP, bpRFEFStim4_17_15depth +  1000, dot_size, sacc_no, 'filled');
bpRFEFStim4_17_15ch01 = scatter3(bpRFEFStim4_17_15ML, bpRFEFStim4_17_15AP, bpRFEFStim4_17_15depth +    0, dot_size, sacc_no, 'filled');

%
% bpRFEFStim4_17_15n02
%

% variables
bpRFEFStim4_17_15n02depth = -6300;
bpRFEFStim4_17_15n02AP = -2;
bpRFEFStim4_17_15n02ML = 0;

% session depth + coordinates
bpRFEFStim4_17_15n02top = [bpRFEFStim4_17_15n02ML, bpRFEFStim4_17_15n02AP, 0];
bpRFEFStim4_17_15n02bottom = [bpRFEFStim4_17_15n02ML, bpRFEFStim4_17_15n02AP, bpRFEFStim4_17_15n02depth];
bpRFEFStim4_17_15n02 = [bpRFEFStim4_17_15n02top;bpRFEFStim4_17_15n02bottom];
plot3(bpRFEFStim4_17_15n02(:,1),bpRFEFStim4_17_15n02(:,2),bpRFEFStim4_17_15n02(:,3), 'k', 'LineWidth', 2)

bpRFEFStim4_17_15n02ch10 = scatter3(bpRFEFStim4_17_15n02ML, bpRFEFStim4_17_15n02AP, bpRFEFStim4_17_15n02depth + 4500, dot_size, sacc_no, 'filled');
bpRFEFStim4_17_15n02ch09 = scatter3(bpRFEFStim4_17_15n02ML, bpRFEFStim4_17_15n02AP, bpRFEFStim4_17_15n02depth + 4000, dot_size, sacc_no, 'filled');
bpRFEFStim4_17_15n02ch08 = scatter3(bpRFEFStim4_17_15n02ML, bpRFEFStim4_17_15n02AP, bpRFEFStim4_17_15n02depth + 3500, dot_size, sacc_no, 'filled');
bpRFEFStim4_17_15n02ch07 = scatter3(bpRFEFStim4_17_15n02ML, bpRFEFStim4_17_15n02AP, bpRFEFStim4_17_15n02depth + 3000, dot_size, sacc_no, 'filled');
bpRFEFStim4_17_15n02ch06 = scatter3(bpRFEFStim4_17_15n02ML, bpRFEFStim4_17_15n02AP, bpRFEFStim4_17_15n02depth + 2500, dot_size, sacc_no, 'filled');
bpRFEFStim4_17_15n02ch05 = scatter3(bpRFEFStim4_17_15n02ML, bpRFEFStim4_17_15n02AP, bpRFEFStim4_17_15n02depth + 2000, dot_size, sacc_no, 'filled');
bpRFEFStim4_17_15n02ch04 = scatter3(bpRFEFStim4_17_15n02ML, bpRFEFStim4_17_15n02AP, bpRFEFStim4_17_15n02depth +  1500, dot_size, sacc_no, 'filled');
bpRFEFStim4_17_15n02ch03 = scatter3(bpRFEFStim4_17_15n02ML, bpRFEFStim4_17_15n02AP, bpRFEFStim4_17_15n02depth +  1000, dot_size, sacc_no, 'filled');
bpRFEFStim4_17_15n02ch02 = scatter3(bpRFEFStim4_17_15n02ML, bpRFEFStim4_17_15n02AP, bpRFEFStim4_17_15n02depth +  500, dot_size, sacc_no, 'filled');
bpRFEFStim4_17_15n02ch01 = scatter3(bpRFEFStim4_17_15n02ML, bpRFEFStim4_17_15n02AP, bpRFEFStim4_17_15n02depth +    0, dot_size, sacc_no, 'filled');

%
% bpRFEFStim4_17_15n03
%

% variables
bpRFEFStim4_17_15n03depth = -8100;
bpRFEFStim4_17_15n03AP = -5;
bpRFEFStim4_17_15n03ML = 0;

% session depth + coordinates
bpRFEFStim4_17_15n03top = [bpRFEFStim4_17_15n03ML, bpRFEFStim4_17_15n03AP, 0];
bpRFEFStim4_17_15n03bottom = [bpRFEFStim4_17_15n03ML, bpRFEFStim4_17_15n03AP, bpRFEFStim4_17_15n03depth];
bpRFEFStim4_17_15n03 = [bpRFEFStim4_17_15n03top;bpRFEFStim4_17_15n03bottom];
plot3(bpRFEFStim4_17_15n03(:,1),bpRFEFStim4_17_15n03(:,2),bpRFEFStim4_17_15n03(:,3), 'k', 'LineWidth', 2)


bpRFEFStim4_17_15n03ch12 = scatter3(bpRFEFStim4_17_15n03ML, bpRFEFStim4_17_15n03AP, bpRFEFStim4_17_15n03depth + 8000, dot_size, sacc_no, 'filled');
bpRFEFStim4_17_15n03ch11 = scatter3(bpRFEFStim4_17_15n03ML, bpRFEFStim4_17_15n03AP, bpRFEFStim4_17_15n03depth + 7000, dot_size, sacc_no, 'filled');
bpRFEFStim4_17_15n03ch10 = scatter3(bpRFEFStim4_17_15n03ML, bpRFEFStim4_17_15n03AP, bpRFEFStim4_17_15n03depth + 6000, dot_size, sacc_no, 'filled');
bpRFEFStim4_17_15n03ch09 = scatter3(bpRFEFStim4_17_15n03ML, bpRFEFStim4_17_15n03AP, bpRFEFStim4_17_15n03depth + 5500, dot_size, sacc_yes, 'filled');
bpRFEFStim4_17_15n03ch08 = scatter3(bpRFEFStim4_17_15n03ML, bpRFEFStim4_17_15n03AP, bpRFEFStim4_17_15n03depth + 5000, dot_size, sacc_yes, 'filled');
bpRFEFStim4_17_15n03ch07 = scatter3(bpRFEFStim4_17_15n03ML, bpRFEFStim4_17_15n03AP, bpRFEFStim4_17_15n03depth + 5500, dot_size, sacc_yes, 'filled');
bpRFEFStim4_17_15n03ch06 = scatter3(bpRFEFStim4_17_15n03ML, bpRFEFStim4_17_15n03AP, bpRFEFStim4_17_15n03depth + 5000, dot_size, sacc_no, 'filled');
bpRFEFStim4_17_15n03ch05 = scatter3(bpRFEFStim4_17_15n03ML, bpRFEFStim4_17_15n03AP, bpRFEFStim4_17_15n03depth + 4000, dot_size, sacc_no, 'filled');
bpRFEFStim4_17_15n03ch04 = scatter3(bpRFEFStim4_17_15n03ML, bpRFEFStim4_17_15n03AP, bpRFEFStim4_17_15n03depth +  3000, dot_size, sacc_no, 'filled');
bpRFEFStim4_17_15n03ch03 = scatter3(bpRFEFStim4_17_15n03ML, bpRFEFStim4_17_15n03AP, bpRFEFStim4_17_15n03depth +  2000, dot_size, sacc_no, 'filled');
bpRFEFStim4_17_15n03ch02 = scatter3(bpRFEFStim4_17_15n03ML, bpRFEFStim4_17_15n03AP, bpRFEFStim4_17_15n03depth +  1000, dot_size, sacc_no, 'filled');
bpRFEFStim4_17_15n03ch01 = scatter3(bpRFEFStim4_17_15n03ML, bpRFEFStim4_17_15n03AP, bpRFEFStim4_17_15n03depth +    0, dot_size, sacc_no, 'filled');

%
% bpRFEFStim4_17_15n04
%

% variables
bpRFEFStim4_17_15n04depth = -5079;
bpRFEFStim4_17_15n04AP = -7;
bpRFEFStim4_17_15n04ML = 0;

% session depth + coordinates
bpRFEFStim4_17_15n04top = [bpRFEFStim4_17_15n04ML, bpRFEFStim4_17_15n04AP, 0];
bpRFEFStim4_17_15n04bottom = [bpRFEFStim4_17_15n04ML, bpRFEFStim4_17_15n04AP, bpRFEFStim4_17_15n04depth];
bpRFEFStim4_17_15n04 = [bpRFEFStim4_17_15n04top;bpRFEFStim4_17_15n04bottom];
plot3(bpRFEFStim4_17_15n04(:,1),bpRFEFStim4_17_15n04(:,2),bpRFEFStim4_17_15n04(:,3), 'k', 'LineWidth', 2)

bpRFEFStim4_17_15n04ch06 = scatter3(bpRFEFStim4_17_15n04ML, bpRFEFStim4_17_15n04AP, bpRFEFStim4_17_15n04depth + 5000, dot_size, sacc_no, 'filled');
bpRFEFStim4_17_15n04ch05 = scatter3(bpRFEFStim4_17_15n04ML, bpRFEFStim4_17_15n04AP, bpRFEFStim4_17_15n04depth + 4000, dot_size, sacc_no, 'filled');
bpRFEFStim4_17_15n04ch04 = scatter3(bpRFEFStim4_17_15n04ML, bpRFEFStim4_17_15n04AP, bpRFEFStim4_17_15n04depth +  3000, dot_size, sacc_no, 'filled');
bpRFEFStim4_17_15n04ch03 = scatter3(bpRFEFStim4_17_15n04ML, bpRFEFStim4_17_15n04AP, bpRFEFStim4_17_15n04depth +  2000, dot_size, sacc_no, 'filled');
bpRFEFStim4_17_15n04ch02 = scatter3(bpRFEFStim4_17_15n04ML, bpRFEFStim4_17_15n04AP, bpRFEFStim4_17_15n04depth +  1000, dot_size, sacc_no, 'filled');
bpRFEFStim4_17_15n04ch01 = scatter3(bpRFEFStim4_17_15n04ML, bpRFEFStim4_17_15n04AP, bpRFEFStim4_17_15n04depth +    0, dot_size, sacc_no, 'filled');

%
% bpRFEFStim4_21_15
%

% variables
bpRFEFStim4_21_15depth = -8400;
bpRFEFStim4_21_15AP = -5.5;
bpRFEFStim4_21_15ML = -2;

% session depth + coordinates
bpRFEFStim4_21_15top = [bpRFEFStim4_21_15ML, bpRFEFStim4_21_15AP, 0];
bpRFEFStim4_21_15bottom = [bpRFEFStim4_21_15ML, bpRFEFStim4_21_15AP, bpRFEFStim4_21_15depth];
bpRFEFStim4_21_15 = [bpRFEFStim4_21_15top;bpRFEFStim4_21_15bottom];
plot3(bpRFEFStim4_21_15(:,1),bpRFEFStim4_21_15(:,2),bpRFEFStim4_21_15(:,3), 'k', 'LineWidth', 2)

bpRFEFStim4_21_15ch09 = scatter3(bpRFEFStim4_21_15ML, bpRFEFStim4_21_15AP, bpRFEFStim4_21_15depth + 8000, dot_size, sacc_no, 'filled');
bpRFEFStim4_21_15ch08 = scatter3(bpRFEFStim4_21_15ML, bpRFEFStim4_21_15AP, bpRFEFStim4_21_15depth + 7000, dot_size, sacc_no, 'filled');
bpRFEFStim4_21_15ch07 = scatter3(bpRFEFStim4_21_15ML, bpRFEFStim4_21_15AP, bpRFEFStim4_21_15depth + 6000, dot_size, sacc_no, 'filled');
bpRFEFStim4_21_15ch06 = scatter3(bpRFEFStim4_21_15ML, bpRFEFStim4_21_15AP, bpRFEFStim4_21_15depth + 5000, dot_size, sacc_no, 'filled');
bpRFEFStim4_21_15ch05 = scatter3(bpRFEFStim4_21_15ML, bpRFEFStim4_21_15AP, bpRFEFStim4_21_15depth + 4000, dot_size, sacc_no, 'filled');
bpRFEFStim4_21_15ch04 = scatter3(bpRFEFStim4_21_15ML, bpRFEFStim4_21_15AP, bpRFEFStim4_21_15depth +  3000, dot_size, sacc_no, 'filled');
bpRFEFStim4_21_15ch03 = scatter3(bpRFEFStim4_21_15ML, bpRFEFStim4_21_15AP, bpRFEFStim4_21_15depth +  2000, dot_size, sacc_no, 'filled');
bpRFEFStim4_21_15ch02 = scatter3(bpRFEFStim4_21_15ML, bpRFEFStim4_21_15AP, bpRFEFStim4_21_15depth +  1000, dot_size, sacc_no, 'filled');
bpRFEFStim4_21_15ch01 = scatter3(bpRFEFStim4_21_15ML, bpRFEFStim4_21_15AP, bpRFEFStim4_21_15depth +    0, dot_size, sacc_no, 'filled');

%
% bpRFEFStim4_23_15
%

% variables
bpRFEFStim4_23_15depth = -6700;
bpRFEFStim4_23_15AP = -5.5;
bpRFEFStim4_23_15ML = -3;

% session depth + coordinates
bpRFEFStim4_23_15top = [bpRFEFStim4_23_15ML, bpRFEFStim4_23_15AP, 0];
bpRFEFStim4_23_15bottom = [bpRFEFStim4_23_15ML, bpRFEFStim4_23_15AP, bpRFEFStim4_23_15depth];
bpRFEFStim4_23_15 = [bpRFEFStim4_23_15top;bpRFEFStim4_23_15bottom];
plot3(bpRFEFStim4_23_15(:,1),bpRFEFStim4_23_15(:,2),bpRFEFStim4_23_15(:,3), 'k', 'LineWidth', 2)

bpRFEFStim4_23_15ch06 = scatter3(bpRFEFStim4_23_15ML, bpRFEFStim4_23_15AP, bpRFEFStim4_23_15depth + 6000, dot_size, sacc_no, 'filled');
bpRFEFStim4_23_15ch05 = scatter3(bpRFEFStim4_23_15ML, bpRFEFStim4_23_15AP, bpRFEFStim4_23_15depth + 5000, dot_size, sacc_no, 'filled');
bpRFEFStim4_23_15ch04 = scatter3(bpRFEFStim4_23_15ML, bpRFEFStim4_23_15AP, bpRFEFStim4_23_15depth +  3000, dot_size, sacc_no, 'filled');
bpRFEFStim4_23_15ch03 = scatter3(bpRFEFStim4_23_15ML, bpRFEFStim4_23_15AP, bpRFEFStim4_23_15depth +  2000, dot_size, sacc_no, 'filled');
bpRFEFStim4_23_15ch02 = scatter3(bpRFEFStim4_23_15ML, bpRFEFStim4_23_15AP, bpRFEFStim4_23_15depth +  1000, dot_size, sacc_no, 'filled');
bpRFEFStim4_23_15ch01 = scatter3(bpRFEFStim4_23_15ML, bpRFEFStim4_23_15AP, bpRFEFStim4_23_15depth +    0, dot_size, sacc_no, 'filled');

%
% bpRFEFStim4_27_15
%

% variables
bpRFEFStim4_27_15depth = -8150;
bpRFEFStim4_27_15AP = -6;
bpRFEFStim4_27_15ML = 0;

% session depth + coordinates
bpRFEFStim4_27_15top = [bpRFEFStim4_27_15ML, bpRFEFStim4_27_15AP, 0];
bpRFEFStim4_27_15bottom = [bpRFEFStim4_27_15ML, bpRFEFStim4_27_15AP, bpRFEFStim4_27_15depth];
bpRFEFStim4_27_15 = [bpRFEFStim4_27_15top;bpRFEFStim4_27_15bottom];
plot3(bpRFEFStim4_27_15(:,1),bpRFEFStim4_27_15(:,2),bpRFEFStim4_27_15(:,3), 'k', 'LineWidth', 2)

bpRFEFStim4_27_15ch09 = scatter3(bpRFEFStim4_27_15ML, bpRFEFStim4_27_15AP, bpRFEFStim4_27_15depth + 8000, dot_size, sacc_no, 'filled');
bpRFEFStim4_27_15ch08 = scatter3(bpRFEFStim4_27_15ML, bpRFEFStim4_27_15AP, bpRFEFStim4_27_15depth + 7000, dot_size, sacc_no, 'filled');
bpRFEFStim4_27_15ch07 = scatter3(bpRFEFStim4_27_15ML, bpRFEFStim4_27_15AP, bpRFEFStim4_27_15depth + 6000, dot_size, sacc_no, 'filled');
bpRFEFStim4_27_15ch06 = scatter3(bpRFEFStim4_27_15ML, bpRFEFStim4_27_15AP, bpRFEFStim4_27_15depth + 5000, dot_size, sacc_no, 'filled');
bpRFEFStim4_27_15ch05 = scatter3(bpRFEFStim4_27_15ML, bpRFEFStim4_27_15AP, bpRFEFStim4_27_15depth + 4000, dot_size, sacc_no, 'filled');
bpRFEFStim4_27_15ch04 = scatter3(bpRFEFStim4_27_15ML, bpRFEFStim4_27_15AP, bpRFEFStim4_27_15depth +  3000, dot_size, sacc_no, 'filled');
bpRFEFStim4_27_15ch03 = scatter3(bpRFEFStim4_27_15ML, bpRFEFStim4_27_15AP, bpRFEFStim4_27_15depth +  2000, dot_size, sacc_no, 'filled');
bpRFEFStim4_27_15ch02 = scatter3(bpRFEFStim4_27_15ML, bpRFEFStim4_27_15AP, bpRFEFStim4_27_15depth +  1000, dot_size, sacc_no, 'filled');
bpRFEFStim4_27_15ch01 = scatter3(bpRFEFStim4_27_15ML, bpRFEFStim4_27_15AP, bpRFEFStim4_27_15depth +    0, dot_size, sacc_no, 'filled');

%
% bpRFEFStim4_27_15n02
%

% variables
bpRFEFStim4_27_15n02depth = -6500;
bpRFEFStim4_27_15n02AP = -8;
bpRFEFStim4_27_15n02ML = 0;

% session depth + coordinates
bpRFEFStim4_27_15n02top = [bpRFEFStim4_27_15n02ML, bpRFEFStim4_27_15n02AP, 0];
bpRFEFStim4_27_15n02bottom = [bpRFEFStim4_27_15n02ML, bpRFEFStim4_27_15n02AP, bpRFEFStim4_27_15n02depth];
bpRFEFStim4_27_15n02 = [bpRFEFStim4_27_15n02top;bpRFEFStim4_27_15n02bottom];
plot3(bpRFEFStim4_27_15n02(:,1),bpRFEFStim4_27_15n02(:,2),bpRFEFStim4_27_15n02(:,3), 'k', 'LineWidth', 2)

bpRFEFStim4_27_15n02ch07 = scatter3(bpRFEFStim4_27_15n02ML, bpRFEFStim4_27_15n02AP, bpRFEFStim4_27_15n02depth + 6000, dot_size, sacc_no, 'filled');
bpRFEFStim4_27_15n02ch06 = scatter3(bpRFEFStim4_27_15n02ML, bpRFEFStim4_27_15n02AP, bpRFEFStim4_27_15n02depth + 5000, dot_size, sacc_no, 'filled');
bpRFEFStim4_27_15n02ch05 = scatter3(bpRFEFStim4_27_15n02ML, bpRFEFStim4_27_15n02AP, bpRFEFStim4_27_15n02depth + 4000, dot_size, sacc_no, 'filled');
bpRFEFStim4_27_15n02ch04 = scatter3(bpRFEFStim4_27_15n02ML, bpRFEFStim4_27_15n02AP, bpRFEFStim4_27_15n02depth +  3000, dot_size, sacc_no, 'filled');
bpRFEFStim4_27_15n02ch03 = scatter3(bpRFEFStim4_27_15n02ML, bpRFEFStim4_27_15n02AP, bpRFEFStim4_27_15n02depth +  2000, dot_size, sacc_no, 'filled');
bpRFEFStim4_27_15n02ch02 = scatter3(bpRFEFStim4_27_15n02ML, bpRFEFStim4_27_15n02AP, bpRFEFStim4_27_15n02depth +  1000, dot_size, sacc_no, 'filled');
bpRFEFStim4_27_15n02ch01 = scatter3(bpRFEFStim4_27_15n02ML, bpRFEFStim4_27_15n02AP, bpRFEFStim4_27_15n02depth +    0, dot_size, sacc_no, 'filled');

%
% bpRFEFStim8_21_15
%

% variables
bpRFEFStim8_21_15depth = -7300;
bpRFEFStim8_21_15AP = -7;
bpRFEFStim8_21_15ML = 0;

% session depth + coordinates
bpRFEFStim8_21_15top = [bpRFEFStim8_21_15ML, bpRFEFStim8_21_15AP, 0];
bpRFEFStim8_21_15bottom = [bpRFEFStim8_21_15ML, bpRFEFStim8_21_15AP, bpRFEFStim8_21_15depth];
bpRFEFStim8_21_15 = [bpRFEFStim8_21_15top;bpRFEFStim8_21_15bottom];
plot3(bpRFEFStim8_21_15(:,1),bpRFEFStim8_21_15(:,2),bpRFEFStim8_21_15(:,3), 'k', 'LineWidth', 2)


bpRFEFStim8_21_15ch24 = scatter3(bpRFEFStim8_21_15ML, bpRFEFStim8_21_15AP, bpRFEFStim8_21_15depth + 7000, dot_size, sacc_no, 'filled');
bpRFEFStim8_21_15ch23 = scatter3(bpRFEFStim8_21_15ML, bpRFEFStim8_21_15AP, bpRFEFStim8_21_15depth + 6600, dot_size, sacc_no, 'filled');
bpRFEFStim8_21_15ch22 = scatter3(bpRFEFStim8_21_15ML, bpRFEFStim8_21_15AP, bpRFEFStim8_21_15depth + 6200, dot_size, sacc_no, 'filled');
bpRFEFStim8_21_15ch21 = scatter3(bpRFEFStim8_21_15ML, bpRFEFStim8_21_15AP, bpRFEFStim8_21_15depth + 5800, dot_size, sacc_no, 'filled');
bpRFEFStim8_21_15ch20 = scatter3(bpRFEFStim8_21_15ML, bpRFEFStim8_21_15AP, bpRFEFStim8_21_15depth + 5400, dot_size, sacc_no, 'filled');
bpRFEFStim8_21_15ch19 = scatter3(bpRFEFStim8_21_15ML, bpRFEFStim8_21_15AP, bpRFEFStim8_21_15depth + 5000, dot_size, sacc_no, 'filled');
bpRFEFStim8_21_15ch18 = scatter3(bpRFEFStim8_21_15ML, bpRFEFStim8_21_15AP, bpRFEFStim8_21_15depth + 4600, dot_size, sacc_no, 'filled');
bpRFEFStim8_21_15ch17 = scatter3(bpRFEFStim8_21_15ML, bpRFEFStim8_21_15AP, bpRFEFStim8_21_15depth + 4200, dot_size, sacc_no, 'filled');
bpRFEFStim8_21_15ch16 = scatter3(bpRFEFStim8_21_15ML, bpRFEFStim8_21_15AP, bpRFEFStim8_21_15depth + 3800, dot_size, sacc_no, 'filled');
bpRFEFStim8_21_15ch15 = scatter3(bpRFEFStim8_21_15ML, bpRFEFStim8_21_15AP, bpRFEFStim8_21_15depth + 3400, dot_size, sacc_no, 'filled');
bpRFEFStim8_21_15ch14 = scatter3(bpRFEFStim8_21_15ML, bpRFEFStim8_21_15AP, bpRFEFStim8_21_15depth + 3000, dot_size, sacc_no, 'filled');
bpRFEFStim8_21_15ch13 = scatter3(bpRFEFStim8_21_15ML, bpRFEFStim8_21_15AP, bpRFEFStim8_21_15depth + 2500, dot_size, sacc_yes, 'filled');
bpRFEFStim8_21_15ch12 = scatter3(bpRFEFStim8_21_15ML, bpRFEFStim8_21_15AP, bpRFEFStim8_21_15depth + 2300, dot_size, sacc_yes, 'filled');
bpRFEFStim8_21_15ch11 = scatter3(bpRFEFStim8_21_15ML, bpRFEFStim8_21_15AP, bpRFEFStim8_21_15depth + 2100, dot_size, sacc_yes, 'filled');
bpRFEFStim8_21_15ch10 = scatter3(bpRFEFStim8_21_15ML, bpRFEFStim8_21_15AP, bpRFEFStim8_21_15depth + 1900, dot_size, sacc_yes, 'filled');
bpRFEFStim8_21_15ch09 = scatter3(bpRFEFStim8_21_15ML, bpRFEFStim8_21_15AP, bpRFEFStim8_21_15depth + 1700, dot_size, sacc_yes, 'filled');
bpRFEFStim8_21_15ch08 = scatter3(bpRFEFStim8_21_15ML, bpRFEFStim8_21_15AP, bpRFEFStim8_21_15depth + 1500, dot_size, sacc_yes, 'filled');
bpRFEFStim8_21_15ch07 = scatter3(bpRFEFStim8_21_15ML, bpRFEFStim8_21_15AP, bpRFEFStim8_21_15depth + 1300, dot_size, sacc_yes, 'filled');
bpRFEFStim8_21_15ch06 = scatter3(bpRFEFStim8_21_15ML, bpRFEFStim8_21_15AP, bpRFEFStim8_21_15depth + 1100, dot_size, sacc_yes, 'filled');
bpRFEFStim8_21_15ch05 = scatter3(bpRFEFStim8_21_15ML, bpRFEFStim8_21_15AP, bpRFEFStim8_21_15depth + 900, dot_size, sacc_yes, 'filled');
bpRFEFStim8_21_15ch04 = scatter3(bpRFEFStim8_21_15ML, bpRFEFStim8_21_15AP, bpRFEFStim8_21_15depth +  700, dot_size, sacc_yes, 'filled');
bpRFEFStim8_21_15ch03 = scatter3(bpRFEFStim8_21_15ML, bpRFEFStim8_21_15AP, bpRFEFStim8_21_15depth +  500, dot_size, sacc_yes, 'filled');
bpRFEFStim8_21_15ch02 = scatter3(bpRFEFStim8_21_15ML, bpRFEFStim8_21_15AP, bpRFEFStim8_21_15depth +  300, dot_size, sacc_yes, 'filled');
bpRFEFStim8_21_15ch01 = scatter3(bpRFEFStim8_21_15ML, bpRFEFStim8_21_15AP, bpRFEFStim8_21_15depth +    0, dot_size, sacc_yes, 'filled');


% plot chamber cylinder
[x1,y1,z1]=cylinder(9.5,50);
[x2,y2,z2]=cylinder(9.5,50);

z1=z1 + 0;
z2= z2 - 10000;
s1=surf(x1,y1,z1, 'LineWidth', 5);
s2=surf(x2,y2,z2, 'LineWidth', 5);

% setup plot dimensions/variables
grid on;
box on;
set(gca,'LineWidth',3)
axis([-10, 10, -10, 10, -10000, 1000])
title('Br RFEF Stimulation Penetrations', 'fontsize', 24);

ax = gca; % current axes
ax.FontSize = 16;
ax.XTick = -10:1:10;
ax.YTick = -10:1:10;
ax.ZTick = -10000:500:1000;

xlabel('Medial - Lateral (mm)', 'fontsize', 24);
xticklabels = {'M10', 'M9', 'M8', 'M7', 'M6', 'M5', 'M4', 'M3',...
    'M2', 'M1', 'ML0', 'L1', 'L2', 'L3', 'L4', 'L5',...
    'L6', 'L7', 'L8', 'L9', 'L10'};
set(gca, 'XTick', xticks, 'XTickLabel', xticklabels(:))

ylabel('Anterior - Posterior (mm)', 'fontsize', 24);
yticklabels = {'P10', 'P9', 'P8', 'P7', 'P6', 'P5', 'P4', 'P3',...
    'P2', 'P1', 'AP0', 'A1', 'A2', 'A3', 'A4', 'A5',...
    'A6', 'A7', 'A8', 'A9', 'A10'};
set(gca, 'YTick', yticks, 'YTickLabel', yticklabels(:))

zlabel('Penetration Depth (?m)', 'fontsize', 24);

set(gcf, 'units', 'norm', 'position', [0 0 .5 .9])
